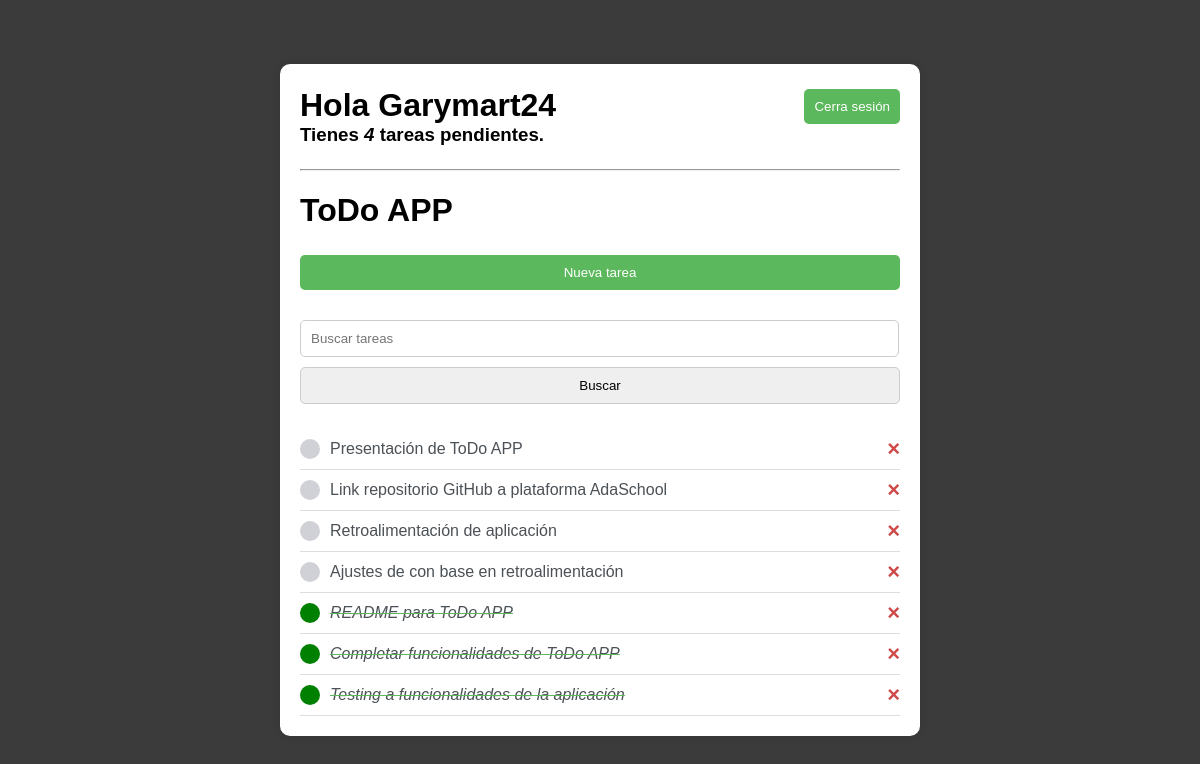
Screenshot of / (signed in) with the database file from the repository.
### base/models.py (models this page shows)
class Task(models.Model):
    user = models.ForeignKey(
        User, on_delete=models.CASCADE, null=True, blank=True)
    title = models.CharField(max_length=200)
    description = models.TextField(null=True, blank=True)
    complete = models.BooleanField(default=False)
    created = models.DateTimeField(auto_now_add=True)
    def __str__(self):
        return self.title
    class Meta:
        ordering = ['complete']

### base/views.py (the view)
# urls.py: path('', TaskList.as_view(), name='tasks'),
class TaskList(LoginRequiredMixin, ListView):
    model = Task
    context_object_name = 'tasks'
    def get_context_data(self, **kwargs):
        context = super().get_context_data(**kwargs)
        context['tasks'] = context['tasks'].filter(user=self.request.user)
        context['count'] = context['tasks'].filter(complete=False).count()
        search_input = self.request.GET.get('search-area') or ''
        if search_input:
            context['tasks'] = context['tasks'].filter(
                title__startswith=search_input
            )
        context['search_input'] = search_input
        return context

### base/templates/base/task_list.html (shortened to what this page needs)
{% extends 'base/main.html' %}
{% load static %}
{% block content %}
<div class="header-bar">
    <div>
        <h1>Hola {{request.user|title}}</h1>
        <h3>Tienes <i>{{count}}</i> tarea{{count|pluralize:'s'}} pendiente{{count|pluralize:'s'}}.</h3>
    </div>
    {% if request.user.is_authenticated %}
    <form method="POST" action="{% url 'logout' %}">
        <button type="submit">Cerra sesión</button>
    </form>
    {% else %}
    <a href="{% url 'login' %}">Iniciar sesión</a>
    {% endif %}
</div>
<hr>
<h1>ToDo APP</h1>
<form method="POST" action="{% url 'task-create' %}">
    <button action="submit">Nueva tarea</button>
</form>
<form method="GET">
    <input type="text" name="search-area" value="{{search_input}}" placeholder="Buscar tareas">
    <input type="submit" value="Buscar">
</form>
<div class="task-items-wrapper">
    {% for task in tasks %}
    <div class="task-wrapper">
        {% if task.complete %}
        <div class="task-title">
            <div class="task-complete-icon"></div>
            <i><s><a href="{% url 'task-update' task.id %}">{{task}}</a></s></i>
        </div>
        <a class="delete-link" href="{% url 'task-delete' task.id %}">&#215;</a>
        {% else %}
        <div class="task-title">
            <div class="task-incomplete-icon"></div>
            <a href="{% url 'task-update' task.id %}">{{task}}</a>
        </div>
        <a class="delete-link" href="{% url 'task-delete' task.id %}">&#215;</a>
        {% endif %}
    </div>
    {% empty %}
    <h3>No tienes items completados</h3>
    {% endfor %}
</div>
{% endblock content %}

### base/templates/base/main.html (shortened to what this page needs)
{% load static %}
<!DOCTYPE html>
<html lang="en">
<head>
    <link rel="stylesheet" type="text/css" href="{% static 'base/styles.css' %}">
</head>
<body>
    <div class="container">
        {% block content %}
        {% endblock content %}
    </div>
</body>
</html>

### base/static/base/styles.css (style rules this page uses)
body { font-family: Arial, sans-serif; background-color: #3B3B3B; margin: 0; padding: 0; display: flex; justify-content: center; align-items: center; height: 100vh; }
.container { background: #fff; padding: 20px; border-radius: 10px; box-shadow: 0 0 10px rgba(0, 0, 0, 0.1); width: 100%; max-width: 600px; }
.header-bar { display: flex; justify-content: space-between; align-items: center; margin-bottom: 20px; }
.header-bar h1, .header-bar h3 { margin: 0; }
form { margin-bottom: 20px; }
input[type="text"], input[type="password"], input[type="submit"], button { width: 100%; padding: 10px; margin: 5px 0; border-radius: 5px; border: 1px solid #ccc; }
input[type="text"], input[type="password"] { width: 96.2%; }
button { background-color: #5cb85c; color: white; border: none; }
a { color: #4b5156; text-decoration: none; }
.task-complete-icon { margin-right: 10px; height: 20px; width: 20px; color: green; background-color: green; border-radius: 50%; -webkit-border-radius: 50%; -moz-border-radius: 50%; -ms-border-radius: 50%; -o-border-radius: 50%; }
.task-incomplete-icon { margin-right: 10px; height: 20px; width: 20px; color: black; background-color: rgb(208, 208, 215); border-radius: 50%; -webkit-border-radius: 50%; -moz-border-radius: 50%; -ms-border-radius: 50%; -o-border-radius: 50%; }
.task-wrapper { display: flex; justify-content: space-between; align-items: center; border-bottom: 1px solid #ddd; padding: 10px 0; }
.task-title { display: flex; align-items: center; }
.task-title i { color: #5cb85c; text-decoration: line-through; }
.delete-link { text-decoration: none; font-weight: 900; color: #cf4949; font-size: 22px; cursor: pointer; line-height: 0; }

### rows the page displays
Task: title "Presentación de ToDo APP"
Task: title "Link repositorio GitHub a plataforma AdaSchool"
Task: title "Retroalimentación de aplicación"
Task: title "Ajustes de con base en retroalimentación"
Task: title "README para ToDo APP"
Task: title "Completar funcionalidades de ToDo APP"
Task: title "Testing a funcionalidades de la aplicación"

### other values shown
{{ request.user|title }} "Garymart24"
{{ count }} "4"
